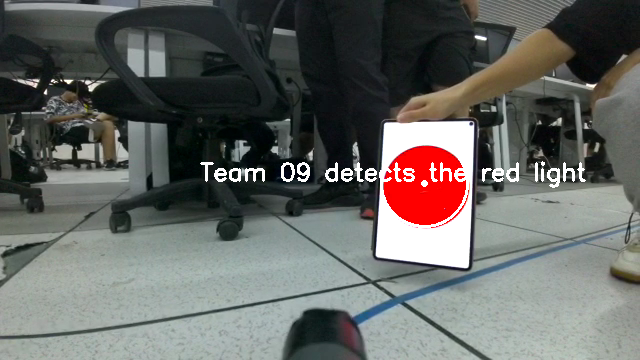
#> input picture team 9/0Team 09 detects the red light.png, 640 x 360 px; its folder holds only this picture in this run
$ python -i 9.16Test02.py   (imports and definitions only)
#> lines starting #> are read from the running program, lines starting #| are printed output that depends on the picture; after the words box and inside, x2 and y2 are one past the last pixel; in counts of white or black regions, pixels touching at a corner belong together
#> further down, picture is the input picture: shape (360, 640, 3); mean B, G, R 99.3, 102.5, 101.7
import cv2
from robomaster import *
import time
import numpy as np
#####################################################################
markers = []
line = []
gettext = []
cnt = 0
capturing = False
red_capturing = False
l = 0
p_ret = False
start_time = -5
# 参数集合
#####################################################################
class CircleInfo:
    def __init__(self, x, y, radius):
        self._x = x
        self._y = y
        self._radius = int(radius)
    @property
    def pt(self):
        return int(self._x), int(self._y)
# 圆信息
#####################################################################
class MarkerInfo:
    # [6 lines left out: function __init__, not called in this run]

    @property
    def pt1(self):
        return int((self._x - self._w / 2) * 640), int((self._y - self._h / 2) * 360)

    @property
    def pt2(self):
        return int((self._x + self._w / 2) * 640), int((self._y + self._h / 2) * 360)

    @property
    def center(self):
        return int(self._x * 640), int(self._y * 360)

    @property
    def text(self):
        return self._info
# marker信息
#####################################################################
class PointInfo:
    # [5 lines left out: function __init__, not called in this run]

    @property
    def pt(self):
        return int(self._x * 1280), int(self._y * 720)

    @property
    def color(self):
        return 255, 255, 255
# 线信息
#####################################################################
# [16 lines left out: functions on_detect_marker, on_detect_line, not called in this run]
# 获得⚪信息
#####################################################################
def process(image) -> object:
    global pos
    # RGB转HSV色彩空间
    hsv = cv2.cvtColor(image, cv2.COLOR_BGR2HSV)
#> hsv: shape (360, 640, 3); mean H, S, V 69.9, 45.5, 109.1

    low_hsv = np.array([0, 43, 46])
    high_hsv = np.array([5, 255, 255])

    mask = cv2.inRange(hsv, lowerb=low_hsv, upperb=high_hsv)  # 取值函数
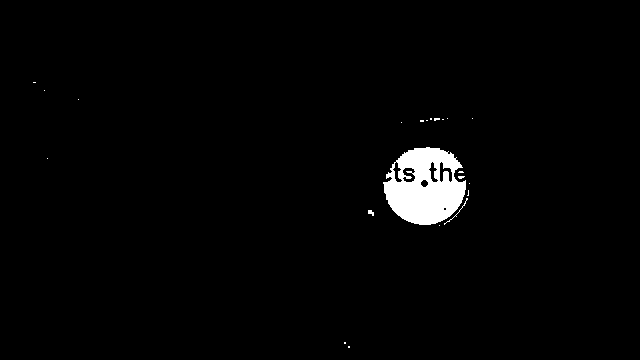
#> mask: shape (360, 640); 2% white; 22 white regions (19 under 20 px), largest, box (x1, y1, x2, y2) and area: (383, 147, 466, 225) 4422, (444, 198, 468, 225) 36, (368, 210, 374, 216) 24
    dst = cv2.blur(mask, (1, 16))  # 均值模糊 : 去掉提取完颜色的随机噪声图片

    circles = cv2.HoughCircles(dst, cv2.HOUGH_GRADIENT, 1, 100, param1=1, param2=25, minRadius=37, maxRadius=50)
#> circles = [[427.5, 187.5, 38]]
    # 霍夫圆检测函数，其中的参数需要根据情况修改
    pos = [0, 0]
    ret = False
    if circles is not None:
        # print("Found", len(circles), "circles")
        for i in circles[0, :]:
            #print(i)
            c = CircleInfo(i[0], i[1], i[2])
            image = cv2.circle(image, c.pt, c._radius, (255, 255, 255), 2)  # 画圆
            image = cv2.circle(image, c.pt, 2, (255, 255, 255), 2)  # 画圆心

            pos[0] = i[0]
            pos[1] = i[1]
            print('圆形')
            ret = True
#> this loop made 1 pass
#| 圆形
#> pass 1, in process, `image = cv2.circle(image, c.pt, c._radius, (255, 255, 255), 2)`:
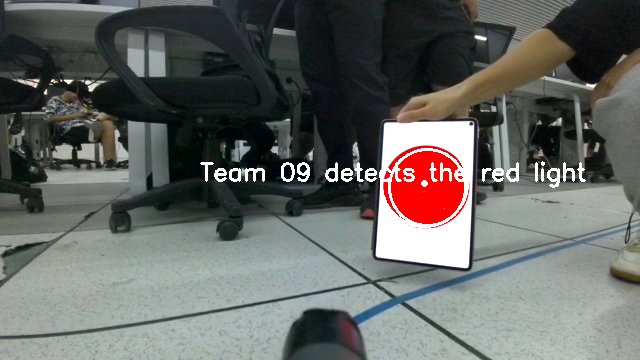
#> image: shape (360, 640, 3); 0.21% of pixels changed, all inside (x1, y1, x2, y2) = (388, 148, 466, 225)
#> after the loop, pos = [427.5, 187.5]
    else:
        ret = False
    return image, pos, ret
# 获取圆信息
#####################################################################
# [77 lines left out: functions red_light, getCapture, not called in this run]
# 获取图片
#####################################################################
# [65 lines not run here, left out]
#　关闭
####################################################################

>>> import cv2
>>> picture = cv2.imread('0Team 09 detects the red light.png')
>>> result = process(picture)

$ run again, on team 9/1Team 09 detects the red light.png
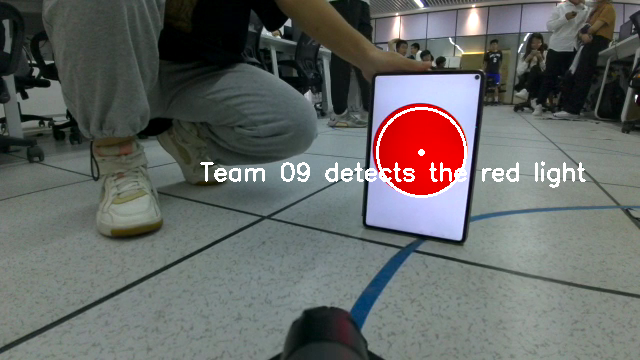
#> input picture team 9/1Team 09 detects the red light.png, 640 x 360 px
#> picture is the input picture: shape (360, 640, 3); mean B, G, R 100.7, 102.7, 101.1
#> hsv: shape (360, 640, 3); mean H, S, V 70.6, 47.1, 111.5
#> in process, `mask = cv2.inRange(hsv, lowerb=low_hsv, upperb=high_hsv)`:
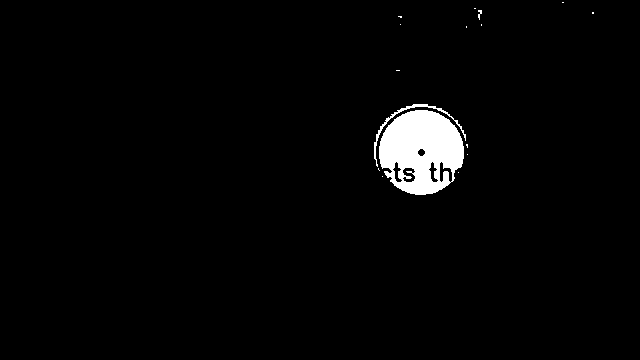
#> mask: shape (360, 640); 2.4% white; 16 white regions (13 under 20 px), largest, box (x1, y1, x2, y2) and area: (379, 110, 464, 195) 5192, (374, 104, 466, 167) 342, (478, 10, 482, 20) 22
#> circles = [[421.5, 157.5, 41.6]]
#> the loop in process, `for i in circles[0, :]:` made 1 pass
#> (i, ret) on pass 1: ([421.5, 157.5, 41.6], True)
#> (printed output is left out)
#> pass 1, in process, `image = cv2.circle(image, c.pt, c._radius, (255, 255, 255), 2)`:
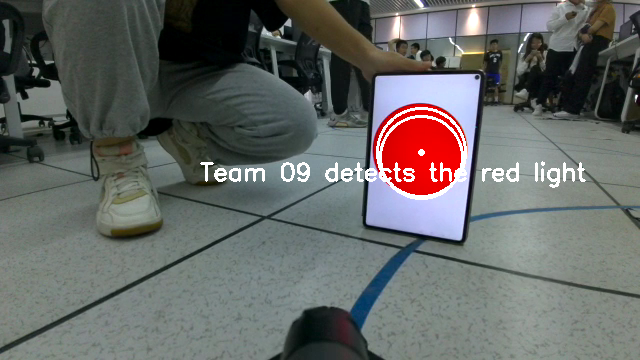
#> image: shape (360, 640, 3); 0.24% of pixels changed, all inside (x1, y1, x2, y2) = (379, 115, 464, 200)
#> after the loop in process, `for i in circles[0, :]:`: pos = [421.5, 157.5]
